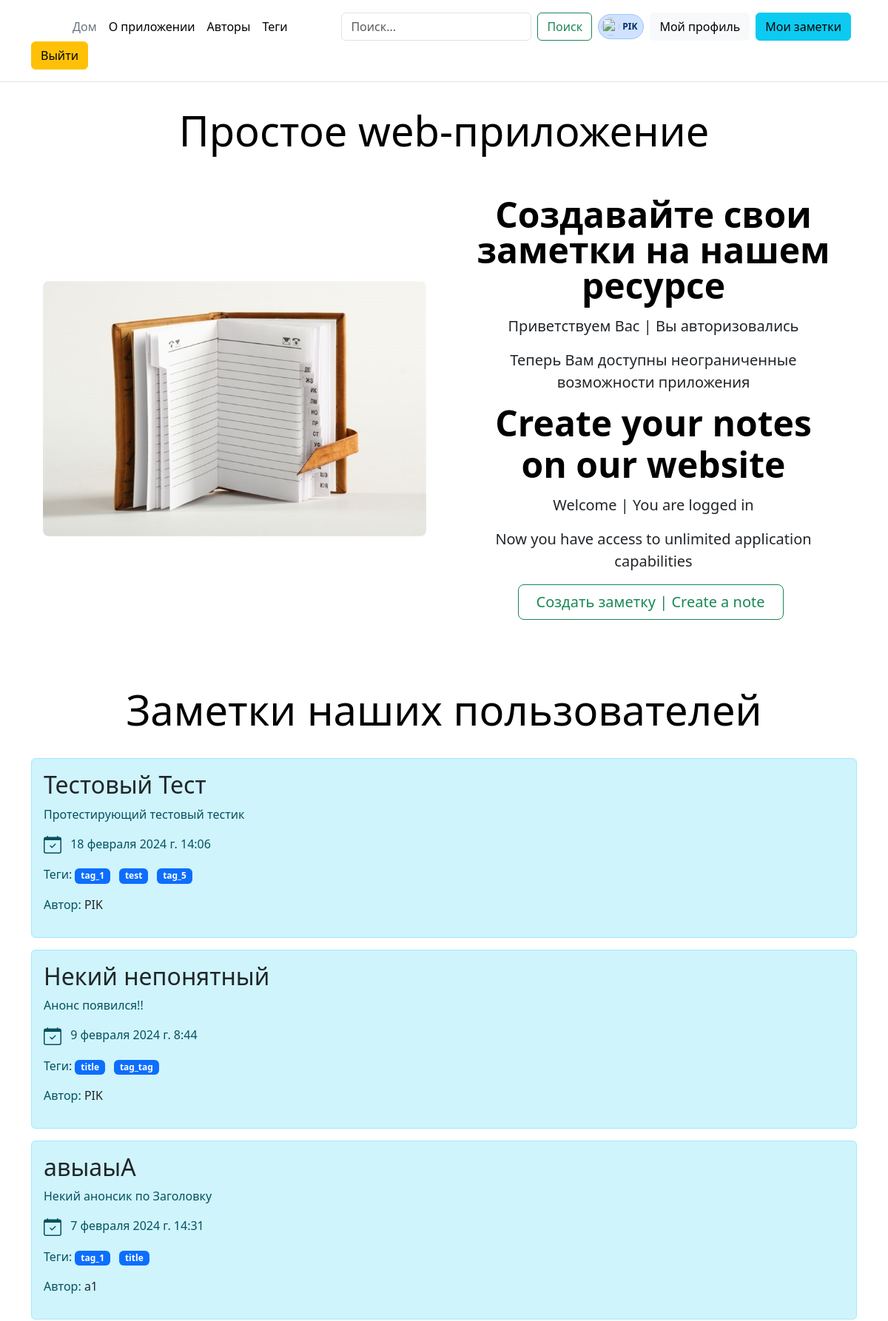
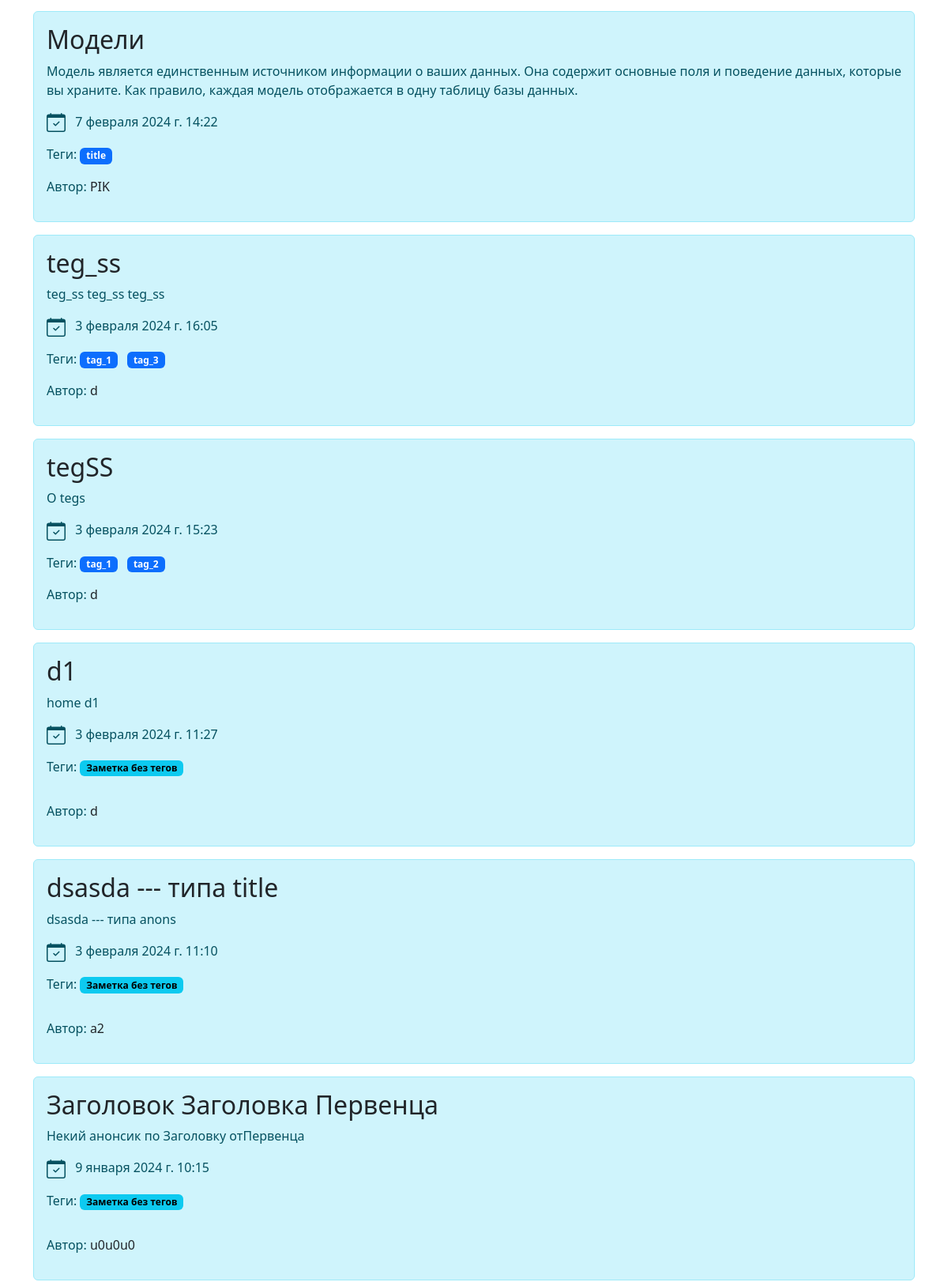
The page / (signed in, upper part) on the database its author committed (2 pictures, top to bottom).
### user/models.py (models this page shows)
class User(AbstractUser):
    phone = models.CharField(max_length=11, null=True, blank=True)
    country = models.CharField(max_length=20, null=True, blank=True)
    class Meta:
        db_table = "users"

### notes/models.py (models this page shows, shortened)
class Note(models.Model):
    uuid = models.UUIDField(primary_key=True, default=uuid.uuid4, editable=False)
    title = models.CharField(max_length=255, verbose_name="Заголовок", help_text="Не более 255 символов")
    anons = models.CharField(max_length=255, verbose_name="Анонс", help_text="Не более 255 символов")
    content = models.TextField(verbose_name="Содержание заметки")
    created_at = models.DateTimeField(auto_now_add=True)
    mod_time = models.DateTimeField(null=True, blank=True, auto_now=True, db_index=True)
    image = models.ImageField(upload_to=upload_to, null=True, blank=True, verbose_name="Превью")
    tags = models.ManyToManyField(Tag, related_name="notes", verbose_name="Теги")
    user = models.ForeignKey(get_user_model(), on_delete=models.CASCADE, verbose_name="Владелец")
    objects = models.Manager()  # Он подключается к базе.
    class Meta:
        ordering = ['-mod_time']  # Сортировка по умолчанию.
        indexes = [
            models.Index(fields=("created_at",), name="created_at_index"),
            models.Index(fields=("mod_time",), name="mod_at_index")
        ]

class Tag(models.Model):
    name = models.CharField(max_length=50, unique=True)
    objects = models.Manager()  # Он подключается к базе.

### notes/views.py (the view)
# urls.py: path('', home_page_view, name='home'),
def home_page_view(request):
    all_notes = (Note.objects.all()
                 .select_related("user")  # Вытягивание связанных данных из таблицы User в один запрос
                 .annotate(
                     username=F('user__username'),
                     tag_names=Subquery(
                         Tag.objects.filter(notes=OuterRef('pk')).values('notes')
                         .annotate(names=GroupConcat('name', Value(' '), distinct=True))
                         .values('names')[:1]
                     )
                 )
                 .distinct()  # Убирание дубликатов, если они есть
                 .order_by("-created_at")  # Сортировка результатов по убыванию по полю created_at
                 )
    context: dict = {
        "notes": all_notes[:20]
    }
    return render(request, "home.html", context)

### templates/home.html (shortened to what this page needs)
{% extends "base.html" %}
{% load static %}
{% block content %}
<div class='container'>
  <div class="pricing-header p-3 pb-md-4 mx-auto text-center">
    <h1 class="display-4 fw-normal text-body-emphasis">Простое web-приложение</h1>
    <div class="row flex-lg-row-reverse align-items-center g-5 py-5">
      <div class="col-lg-6">
        {% if user.is_authenticated %}
          <h1 class="display-5 fw-bold text-body-emphasis lh-1 mb-3">Создавайте свои заметки на нашем ресурсе</h1>
          <p class="lead">Приветствуем Вас | Вы авторизовались</p>
          <p class="lead">Теперь Вам доступны неограниченные возможности приложения</p>
          <h1 class="display-5 fw-bold text-body-emphasis lh-1">Create your notes</h1>
          <h1 class="display-5 fw-bold text-body-emphasis lh-1 mb-3">on our website</h1>
          <p class="lead">Welcome | You are logged in</p>
          <p class="lead">Now you have access to unlimited application capabilities</p>
          <a href="{% url 'create' %}" class="btn btn-outline-success btn-lg px-4 me-md-2">Создать заметку | Create a note</a>
        {% endif %}
      </div>
      <div class="col-10 col-sm-8 col-lg-6">
        <img src="{% static 'img/welcome.jpg' %}"
             class="d-block mx-lg-auto img-fluid rounded-3" alt="Bootstrap Themes" width="700" height="500" loading="lazy">
      </div>
    </div>
  </div>
</div>
<div class='container'>
  <div class="pricing-header p-3 pb-md-4 mx-auto text-center">
    <h1 class="display-4 fw-normal text-body-emphasis">Заметки наших пользователей</h1>
  </div>
  {% if notes|length > 0 %}
    {% for note in notes %}
      <div class="alert alert-info">
        <h2>
          <a class="text-dark text-decoration-none" href="{% url 'note' note.uuid %}">{{ note.title }}</a>
        </h2>
        <p>{{ note.anons }}</p>
        <p class="card-text my-3">
          {{ note.created_at }}
        </p>
        <div class="card-text my-3">Теги:
          {% if note.tag_names != Nane %}
            {% for tag in note.tag_names.split %}
              <a class="nav-link badge text-bg-primary me-2" href="{% url 'tag_notes' tag %}">{{ tag }}</a>
            {% endfor %}
          {% else %}
            <p class="badge text-bg-info me-2">Заметка без тегов</p>
          {% endif %}
        </div>
        <p class="card-text my-3">Автор:
          <a class="text-dark text-decoration-none" href="{% url 'user_notes' note.user %}">{{ note.user }}</a>
        </p>
      </div>
    {% endfor %}
  {% else %}
    <p>У нас пока нет заметок. Разместите первую.</p>
  {% endif %}
</div>
{% endblock %}

### templates/menu.html (shortened to what this page needs)
{% if user.is_authenticated %}
  <header class="p-3 mb-3 border-bottom">
    <div class="container">
      <div class="d-flex flex-wrap align-items-center justify-content-center justify-content-lg-start">
        <a href="/" class="d-flex align-items-center mb-2 mb-lg-0 link-body-emphasis text-decoration-none">
          <svg class="bi me-2" width="40" height="32" role="img" aria-label="Бутстрап"><use xlink:href="#bootstrap"></use></svg>
        </a>
        <ul class="nav col-12 col-lg-auto me-lg-auto mb-2 justify-content-center mb-md-0">
          <li><a href="{% url 'home' %}" class="nav-link px-2 link-secondary">Дом</a></li>
          <li><a href="{% url 'about' %}" class="nav-link px-2 link-body-emphasis">О приложении</a></li>
          <li><a href="{% url 'all_users' %}" class="nav-link px-2 link-body-emphasis">Авторы</a></li>
          <li><a href="{% url 'all_tags' %}" class="nav-link px-2 link-body-emphasis">Теги</a></li>
        </ul>
        <form class="d-flex" role="search" action="{% url 'filter-notes' %}">
          <input name="search" value="{{ search_value_form }}"
                 class="form-control me-2" type="search" placeholder="Поиск..." aria-label="Поиск">
          <button class="btn btn-outline-success me-2" type="submit">Поиск</button>
        </form>
        <div class="d-flex gap-2 justify-content-center me-2">
          <span class="badge d-flex align-items-center p-1 pe-2 text-primary-emphasis bg-primary-subtle border border-primary-subtle rounded-pill">
            <img class="rounded-circle me-1" width="24" height="24" src="https://github.com/mdo.png" alt="">{{ user }}
          </span>
        </div>
        <div class="text-end">
          <a class="btn btn btn-light me-2" href="{% url 'profile-view' %}" role="button">Мой профиль</a>
        </div>
        <div class="text-end">
          <a class="btn btn-info me-2" href="{% url 'your_notes' user %}" role="button">Мои заметки</a>
        </div>
        <form action="{% url 'logout' %}" method="post">
          <button class="btn btn-warning" type="submit">Выйти</button>
        </form>
      </div>
    </div>
  </header>
{% endif %}

### rows shown on the page
User: username "PIK"
Note: title "Тестовый Тест", anons "Протестирующий тестовый тестик", created_at "18 февраля 2024 г. 14:06", user "PIK"
Tag: name "tag_1"
Tag: name "test"
Tag: name "tag_5"
Note: title "Некий непонятный", anons "Анонс появился!!", created_at "9 февраля 2024 г. 8:44", user "PIK"
Tag: name "title"
Tag: name "tag_tag"
Note: title "авыаыА", anons "Некий анонсик по Заголовку", created_at "7 февраля 2024 г. 14:31", user "a1"
Note: title "Модели", anons "Модель является единственным источником информации о ваших данных. Она содержит основные поля и поведение данных, которые вы храните. Как правило, каждая модель отображается в одну таблицу базы данных.", created_at "7 февраля 2024 г. 14:22", user "PIK"
Note: title "teg_ss", anons "teg_ss teg_ss teg_ss", created_at "3 февраля 2024 г. 16:05", user "d"
Tag: name "tag_3"
Note: title "tegSS", anons "O tegs", created_at "3 февраля 2024 г. 15:23", user "d"
Tag: name "tag_2"
Note: title "d1", anons "home d1", created_at "3 февраля 2024 г. 11:27", shows "Заметка без тегов", user "d"
Note: title "dsasda --- типа title", anons "dsasda --- типа anons", created_at "3 февраля 2024 г. 11:10", shows "Заметка без тегов", user "a2"
Note: title "Заголовок Заголовка Первенца", anons "Некий анонсик по Заголовку отПервенца", created_at "9 января 2024 г. 10:15", shows "Заметка без тегов", user "u0u0u0"
